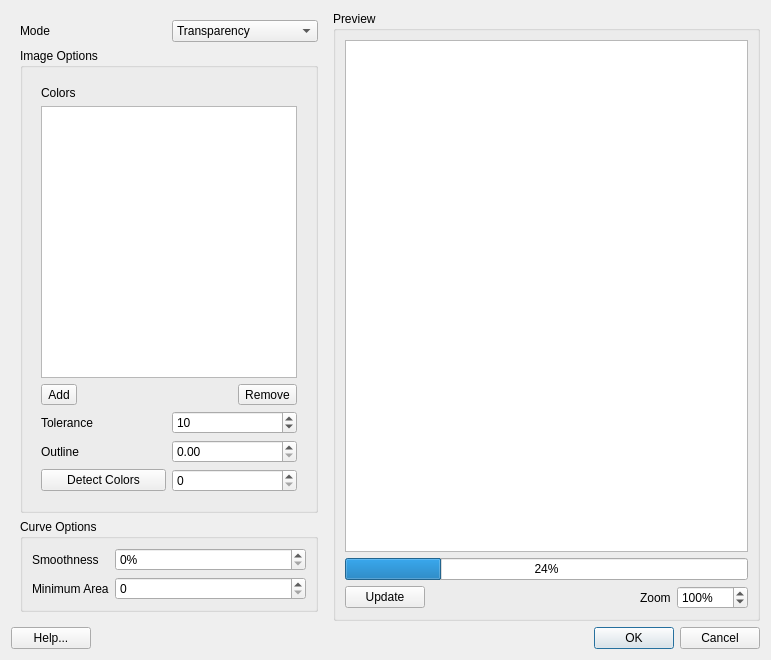
<?xml version="1.0" encoding="UTF-8"?>
<ui version="4.0">
 <class>TraceDialog</class>
 <widget class="QDialog" name="TraceDialog">
  <property name="geometry">
   <rect>
    <x>0</x>
    <y>0</y>
    <width>771</width>
    <height>660</height>
   </rect>
  </property>
  <property name="windowTitle">
   <string>Trace Bitmap</string>
  </property>
  <property name="windowIcon">
   <iconset theme="bitmap-trace">
    <normaloff>.</normaloff>.</iconset>
  </property>
  <layout class="QVBoxLayout" name="verticalLayout_2">
   <item>
    <layout class="QHBoxLayout" name="horizontalLayout_2">
     <item>
      <widget class="QWidget" name="widget" native="true">
       <property name="sizePolicy">
        <sizepolicy hsizetype="Fixed" vsizetype="Preferred">
         <horstretch>0</horstretch>
         <verstretch>0</verstretch>
        </sizepolicy>
       </property>
       <layout class="QVBoxLayout" name="verticalLayout">
        <item>
         <layout class="QHBoxLayout" name="horizontalLayout">
          <item>
           <widget class="QLabel" name="label">
            <property name="text">
             <string>Mode</string>
            </property>
           </widget>
          </item>
          <item>
           <widget class="QComboBox" name="combo_mode">
            <item>
             <property name="text">
              <string>Transparency</string>
             </property>
            </item>
            <item>
             <property name="text">
              <string>Closest Color</string>
             </property>
            </item>
            <item>
             <property name="text">
              <string>Extract Colors</string>
             </property>
            </item>
            <item>
             <property name="text">
              <string>Pixel</string>
             </property>
            </item>
           </widget>
          </item>
         </layout>
        </item>
        <item>
         <widget class="QGroupBox" name="groupBox_2">
          <property name="title">
           <string>Image Options</string>
          </property>
          <layout class="QVBoxLayout" name="verticalLayout_3">
           <item>
            <widget class="QStackedWidget" name="stacked_widget">
             <property name="sizePolicy">
              <sizepolicy hsizetype="Preferred" vsizetype="Expanding">
               <horstretch>0</horstretch>
               <verstretch>0</verstretch>
              </sizepolicy>
             </property>
             <property name="currentIndex">
              <number>1</number>
             </property>
             <widget class="QWidget" name="page">
              <layout class="QFormLayout" name="formLayout_2">
               <item row="0" column="0">
                <widget class="QLabel" name="label_4">
                 <property name="text">
                  <string>Output Color</string>
                 </property>
                </widget>
               </item>
               <item row="0" column="1">
                <widget class="color_widgets::ColorSelector" name="color_mono">
                 <property name="sizePolicy">
                  <sizepolicy hsizetype="Expanding" vsizetype="Preferred">
                   <horstretch>0</horstretch>
                   <verstretch>0</verstretch>
                  </sizepolicy>
                 </property>
                 <property name="color">
                  <color>
                   <red>0</red>
                   <green>0</green>
                   <blue>0</blue>
                  </color>
                 </property>
                </widget>
               </item>
               <item row="1" column="0">
                <widget class="QLabel" name="label_5">
                 <property name="text">
                  <string>Invert</string>
                 </property>
                </widget>
               </item>
               <item row="1" column="1">
                <widget class="QCheckBox" name="check_inverted">
                 <property name="text">
                  <string/>
                 </property>
                </widget>
               </item>
               <item row="2" column="0">
                <widget class="QLabel" name="label_6">
                 <property name="text">
                  <string>Threshold</string>
                 </property>
                </widget>
               </item>
               <item row="2" column="1">
                <widget class="QSpinBox" name="spin_alpha_threshold">
                 <property name="sizePolicy">
                  <sizepolicy hsizetype="Expanding" vsizetype="Fixed">
                   <horstretch>0</horstretch>
                   <verstretch>0</verstretch>
                  </sizepolicy>
                 </property>
                 <property name="maximum">
                  <number>255</number>
                 </property>
                 <property name="value">
                  <number>128</number>
                 </property>
                </widget>
               </item>
              </layout>
             </widget>
             <widget class="QWidget" name="page_2">
              <layout class="QVBoxLayout" name="verticalLayout_5">
               <item>
                <widget class="QLabel" name="label_7">
                 <property name="text">
                  <string>Colors</string>
                 </property>
                </widget>
               </item>
               <item>
                <widget class="QListWidget" name="list_colors">
                 <property name="dragEnabled">
                  <bool>true</bool>
                 </property>
                 <property name="dragDropMode">
                  <enum>QAbstractItemView::InternalMove</enum>
                 </property>
                 <property name="defaultDropAction">
                  <enum>Qt::MoveAction</enum>
                 </property>
                </widget>
               </item>
               <item>
                <layout class="QHBoxLayout" name="horizontalLayout_4">
                 <item>
                  <widget class="QToolButton" name="toolButton">
                   <property name="toolTip">
                    <string>Add Color</string>
                   </property>
                   <property name="text">
                    <string>Add</string>
                   </property>
                   <property name="icon">
                    <iconset theme="list-add">
                     <normaloff>.</normaloff>.</iconset>
                   </property>
                  </widget>
                 </item>
                 <item>
                  <spacer name="horizontalSpacer">
                   <property name="orientation">
                    <enum>Qt::Horizontal</enum>
                   </property>
                   <property name="sizeHint" stdset="0">
                    <size>
                     <width>40</width>
                     <height>20</height>
                    </size>
                   </property>
                  </spacer>
                 </item>
                 <item>
                  <widget class="QToolButton" name="toolButton_2">
                   <property name="toolTip">
                    <string>Remove Color</string>
                   </property>
                   <property name="text">
                    <string>Remove</string>
                   </property>
                   <property name="icon">
                    <iconset theme="list-remove">
                     <normaloff>.</normaloff>.</iconset>
                   </property>
                  </widget>
                 </item>
                </layout>
               </item>
               <item>
                <layout class="QGridLayout" name="gridLayout">
                 <item row="2" column="0">
                  <widget class="QPushButton" name="pushButton_2">
                   <property name="text">
                    <string>Detect Colors</string>
                   </property>
                  </widget>
                 </item>
                 <item row="0" column="1">
                  <widget class="QSpinBox" name="spin_tolerance">
                   <property name="minimum">
                    <number>0</number>
                   </property>
                   <property name="maximum">
                    <number>512</number>
                   </property>
                   <property name="singleStep">
                    <number>10</number>
                   </property>
                   <property name="value">
                    <number>10</number>
                   </property>
                  </widget>
                 </item>
                 <item row="0" column="0">
                  <widget class="QLabel" name="label_tolerance">
                   <property name="text">
                    <string>Tolerance</string>
                   </property>
                  </widget>
                 </item>
                 <item row="2" column="1">
                  <widget class="QSpinBox" name="spin_color_count">
                   <property name="maximum">
                    <number>32</number>
                   </property>
                  </widget>
                 </item>
                 <item row="1" column="0">
                  <widget class="QLabel" name="label_9">
                   <property name="text">
                    <string>Outline</string>
                   </property>
                  </widget>
                 </item>
                 <item row="1" column="1">
                  <widget class="QDoubleSpinBox" name="spin_outline">
                   <property name="singleStep">
                    <double>0.500000000000000</double>
                   </property>
                  </widget>
                 </item>
                </layout>
               </item>
               <item>
                <layout class="QHBoxLayout" name="horizontalLayout_5"/>
               </item>
              </layout>
             </widget>
             <widget class="QWidget" name="page_3"/>
            </widget>
           </item>
          </layout>
         </widget>
        </item>
        <item>
         <widget class="QGroupBox" name="group_potrace">
          <property name="title">
           <string>Curve Options</string>
          </property>
          <layout class="QFormLayout" name="formLayout">
           <item row="0" column="0">
            <widget class="QLabel" name="label_2">
             <property name="text">
              <string>Smoothness</string>
             </property>
            </widget>
           </item>
           <item row="0" column="1">
            <widget class="QDoubleSpinBox" name="spin_smoothness">
             <property name="sizePolicy">
              <sizepolicy hsizetype="Expanding" vsizetype="Fixed">
               <horstretch>0</horstretch>
               <verstretch>0</verstretch>
              </sizepolicy>
             </property>
             <property name="suffix">
              <string>%</string>
             </property>
             <property name="decimals">
              <number>0</number>
             </property>
             <property name="maximum">
              <double>100.000000000000000</double>
             </property>
             <property name="singleStep">
              <double>5.000000000000000</double>
             </property>
            </widget>
           </item>
           <item row="1" column="1">
            <widget class="QSpinBox" name="spin_min_area">
             <property name="sizePolicy">
              <sizepolicy hsizetype="Expanding" vsizetype="Fixed">
               <horstretch>0</horstretch>
               <verstretch>0</verstretch>
              </sizepolicy>
             </property>
            </widget>
           </item>
           <item row="1" column="0">
            <widget class="QLabel" name="label_3">
             <property name="text">
              <string>Minimum Area</string>
             </property>
            </widget>
           </item>
          </layout>
         </widget>
        </item>
       </layout>
      </widget>
     </item>
     <item>
      <widget class="QGroupBox" name="groupBox">
       <property name="title">
        <string>Preview</string>
       </property>
       <layout class="QVBoxLayout" name="verticalLayout_4">
        <item>
         <widget class="QGraphicsView" name="preview">
          <property name="renderHints">
           <set>QPainter::Antialiasing|QPainter::TextAntialiasing</set>
          </property>
         </widget>
        </item>
        <item>
         <widget class="QProgressBar" name="progress_bar">
          <property name="value">
           <number>24</number>
          </property>
         </widget>
        </item>
        <item>
         <layout class="QHBoxLayout" name="horizontalLayout_7">
          <item>
           <widget class="QPushButton" name="pushButton">
            <property name="text">
             <string>Update</string>
            </property>
            <property name="icon">
             <iconset theme="document-preview">
              <normaloff>.</normaloff>.</iconset>
            </property>
           </widget>
          </item>
          <item>
           <spacer name="horizontalSpacer_2">
            <property name="orientation">
             <enum>Qt::Horizontal</enum>
            </property>
            <property name="sizeHint" stdset="0">
             <size>
              <width>40</width>
              <height>20</height>
             </size>
            </property>
           </spacer>
          </item>
          <item>
           <widget class="QLabel" name="label_8">
            <property name="text">
             <string>Zoom</string>
            </property>
           </widget>
          </item>
          <item>
           <widget class="QDoubleSpinBox" name="spin_preview_zoom">
            <property name="suffix">
             <string>%</string>
            </property>
            <property name="decimals">
             <number>0</number>
            </property>
            <property name="minimum">
             <double>1.000000000000000</double>
            </property>
            <property name="maximum">
             <double>10000.000000000000000</double>
            </property>
            <property name="stepType">
             <enum>QAbstractSpinBox::AdaptiveDecimalStepType</enum>
            </property>
            <property name="value">
             <double>100.000000000000000</double>
            </property>
           </widget>
          </item>
         </layout>
        </item>
       </layout>
      </widget>
     </item>
    </layout>
   </item>
   <item>
    <layout class="QHBoxLayout" name="horizontalLayout_3">
     <item>
      <widget class="QPushButton" name="pushButton_3">
       <property name="text">
        <string>Help...</string>
       </property>
       <property name="icon">
        <iconset theme="help-contents">
         <normaloff>.</normaloff>.</iconset>
       </property>
      </widget>
     </item>
     <item>
      <widget class="QDialogButtonBox" name="buttonBox">
       <property name="standardButtons">
        <set>QDialogButtonBox::Cancel|QDialogButtonBox::Ok</set>
       </property>
      </widget>
     </item>
    </layout>
   </item>
  </layout>
 </widget>
 <customwidgets>
  <customwidget>
   <class>color_widgets::ColorPreview</class>
   <extends>QWidget</extends>
   <header>QtColorWidgets/color_preview.hpp</header>
  </customwidget>
  <customwidget>
   <class>color_widgets::ColorSelector</class>
   <extends>color_widgets::ColorPreview</extends>
   <header>QtColorWidgets/color_selector.hpp</header>
  </customwidget>
 </customwidgets>
 <resources/>
 <connections>
  <connection>
   <sender>pushButton</sender>
   <signal>clicked()</signal>
   <receiver>TraceDialog</receiver>
   <slot>update_preview()</slot>
   <hints>
    <hint type="sourcelabel">
     <x>396</x>
     <y>572</y>
    </hint>
    <hint type="destinationlabel">
     <x>99</x>
     <y>534</y>
    </hint>
   </hints>
  </connection>
  <connection>
   <sender>combo_mode</sender>
   <signal>currentIndexChanged(int)</signal>
   <receiver>TraceDialog</receiver>
   <slot>change_mode(int)</slot>
   <hints>
    <hint type="sourcelabel">
     <x>185</x>
     <y>14</y>
    </hint>
    <hint type="destinationlabel">
     <x>140</x>
     <y>584</y>
    </hint>
   </hints>
  </connection>
  <connection>
   <sender>toolButton</sender>
   <signal>clicked()</signal>
   <receiver>TraceDialog</receiver>
   <slot>add_color()</slot>
   <hints>
    <hint type="sourcelabel">
     <x>59</x>
     <y>345</y>
    </hint>
    <hint type="destinationlabel">
     <x>179</x>
     <y>625</y>
    </hint>
   </hints>
  </connection>
  <connection>
   <sender>toolButton_2</sender>
   <signal>clicked()</signal>
   <receiver>TraceDialog</receiver>
   <slot>remove_color()</slot>
   <hints>
    <hint type="sourcelabel">
     <x>281</x>
     <y>345</y>
    </hint>
    <hint type="destinationlabel">
     <x>339</x>
     <y>625</y>
    </hint>
   </hints>
  </connection>
  <connection>
   <sender>pushButton_2</sender>
   <signal>clicked()</signal>
   <receiver>TraceDialog</receiver>
   <slot>auto_colors()</slot>
   <hints>
    <hint type="sourcelabel">
     <x>112</x>
     <y>437</y>
    </hint>
    <hint type="destinationlabel">
     <x>159</x>
     <y>625</y>
    </hint>
   </hints>
  </connection>
  <connection>
   <sender>spin_preview_zoom</sender>
   <signal>valueChanged(double)</signal>
   <receiver>TraceDialog</receiver>
   <slot>zoom_preview(double)</slot>
   <hints>
    <hint type="sourcelabel">
     <x>754</x>
     <y>600</y>
    </hint>
    <hint type="destinationlabel">
     <x>921</x>
     <y>636</y>
    </hint>
   </hints>
  </connection>
  <connection>
   <sender>pushButton_3</sender>
   <signal>clicked()</signal>
   <receiver>TraceDialog</receiver>
   <slot>show_help()</slot>
   <hints>
    <hint type="sourcelabel">
     <x>50</x>
     <y>634</y>
    </hint>
    <hint type="destinationlabel">
     <x>128</x>
     <y>714</y>
    </hint>
   </hints>
  </connection>
  <connection>
   <sender>buttonBox</sender>
   <signal>rejected()</signal>
   <receiver>TraceDialog</receiver>
   <slot>reject()</slot>
   <hints>
    <hint type="sourcelabel">
     <x>594</x>
     <y>643</y>
    </hint>
    <hint type="destinationlabel">
     <x>616</x>
     <y>779</y>
    </hint>
   </hints>
  </connection>
  <connection>
   <sender>buttonBox</sender>
   <signal>accepted()</signal>
   <receiver>TraceDialog</receiver>
   <slot>apply()</slot>
   <hints>
    <hint type="sourcelabel">
     <x>513</x>
     <y>633</y>
    </hint>
    <hint type="destinationlabel">
     <x>513</x>
     <y>798</y>
    </hint>
   </hints>
  </connection>
 </connections>
 <slots>
  <slot>update_preview()</slot>
  <slot>apply()</slot>
  <slot>change_mode(int)</slot>
  <slot>add_color()</slot>
  <slot>remove_color()</slot>
  <slot>auto_colors()</slot>
  <slot>zoom_preview(double)</slot>
  <slot>show_help()</slot>
 </slots>
</ui>
